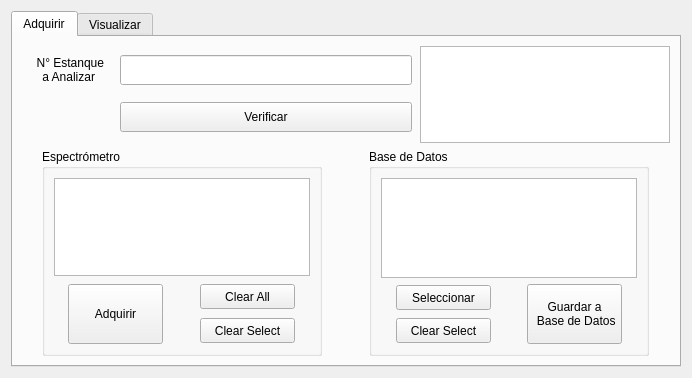
<?xml version="1.0" encoding="UTF-8"?>
<ui version="4.0">
 <author>Lalo</author>
 <class>ReadSaveData</class>
 <widget class="QWidget" name="ReadSaveData">
  <property name="geometry">
   <rect>
    <x>0</x>
    <y>0</y>
    <width>692</width>
    <height>378</height>
   </rect>
  </property>
  <property name="minimumSize">
   <size>
    <width>550</width>
    <height>350</height>
   </size>
  </property>
  <property name="windowTitle">
   <string>Adquisición y Visualización Espectros</string>
  </property>
  <layout class="QHBoxLayout" name="horizontalLayout_2">
   <item>
    <widget class="QTabWidget" name="Tabs">
     <property name="minimumSize">
      <size>
       <width>450</width>
       <height>300</height>
      </size>
     </property>
     <property name="currentIndex">
      <number>0</number>
     </property>
     <widget class="QWidget" name="Adquirir">
      <property name="minimumSize">
       <size>
        <width>400</width>
        <height>300</height>
       </size>
      </property>
      <attribute name="title">
       <string>Adquirir</string>
      </attribute>
      <layout class="QVBoxLayout" name="verticalLayout_5">
       <item>
        <layout class="QVBoxLayout" name="verticalLayout_2">
         <property name="spacing">
          <number>8</number>
         </property>
         <item>
          <layout class="QHBoxLayout" name="horizontalLayout">
           <property name="spacing">
            <number>8</number>
           </property>
           <item>
            <layout class="QVBoxLayout" name="verticalLayout_4">
             <item>
              <layout class="QHBoxLayout" name="horizontalLayout_4">
               <property name="spacing">
                <number>8</number>
               </property>
               <item>
                <widget class="QLabel" name="label_estanque">
                 <property name="minimumSize">
                  <size>
                   <width>90</width>
                   <height>30</height>
                  </size>
                 </property>
                 <property name="maximumSize">
                  <size>
                   <width>90</width>
                   <height>30</height>
                  </size>
                 </property>
                 <property name="text">
                  <string>  N° Estanque 
 a Analizar</string>
                 </property>
                 <property name="alignment">
                  <set>Qt::AlignCenter</set>
                 </property>
                </widget>
               </item>
               <item>
                <widget class="QLineEdit" name="linedit_estanquein">
                 <property name="minimumSize">
                  <size>
                   <width>150</width>
                   <height>30</height>
                  </size>
                 </property>
                 <property name="maximumSize">
                  <size>
                   <width>350</width>
                   <height>30</height>
                  </size>
                 </property>
                </widget>
               </item>
              </layout>
             </item>
             <item>
              <layout class="QHBoxLayout" name="horizontalLayout_6">
               <item>
                <widget class="QLabel" name="label">
                 <property name="minimumSize">
                  <size>
                   <width>90</width>
                   <height>30</height>
                  </size>
                 </property>
                 <property name="maximumSize">
                  <size>
                   <width>90</width>
                   <height>30</height>
                  </size>
                 </property>
                 <property name="text">
                  <string/>
                 </property>
                </widget>
               </item>
               <item>
                <widget class="QPushButton" name="boton_estado">
                 <property name="minimumSize">
                  <size>
                   <width>150</width>
                   <height>30</height>
                  </size>
                 </property>
                 <property name="maximumSize">
                  <size>
                   <width>350</width>
                   <height>30</height>
                  </size>
                 </property>
                 <property name="text">
                  <string>Verificar</string>
                 </property>
                </widget>
               </item>
              </layout>
             </item>
            </layout>
           </item>
           <item>
            <layout class="QVBoxLayout" name="verticalLayout_3">
             <item>
              <widget class="QTextBrowser" name="display_estanques">
               <property name="minimumSize">
                <size>
                 <width>195</width>
                 <height>90</height>
                </size>
               </property>
               <property name="maximumSize">
                <size>
                 <width>250</width>
                 <height>150</height>
                </size>
               </property>
              </widget>
             </item>
            </layout>
           </item>
          </layout>
         </item>
        </layout>
       </item>
       <item>
        <layout class="QVBoxLayout" name="verticalLayout_8">
         <item>
          <layout class="QHBoxLayout" name="horizontalLayout_8">
           <item alignment="Qt::AlignHCenter">
            <widget class="QGroupBox" name="groupBox">
             <property name="minimumSize">
              <size>
               <width>100</width>
               <height>200</height>
              </size>
             </property>
             <property name="title">
              <string>Espectrómetro</string>
             </property>
             <layout class="QVBoxLayout" name="verticalLayout_13">
              <item>
               <layout class="QVBoxLayout" name="verticalLayout_7">
                <property name="spacing">
                 <number>8</number>
                </property>
                <item>
                 <layout class="QVBoxLayout" name="verticalLayout_9">
                  <property name="spacing">
                   <number>8</number>
                  </property>
                  <item alignment="Qt::AlignHCenter">
                   <widget class="QListView" name="listview_read">
                    <property name="minimumSize">
                     <size>
                      <width>220</width>
                      <height>70</height>
                     </size>
                    </property>
                    <property name="maximumSize">
                     <size>
                      <width>1500</width>
                      <height>150</height>
                     </size>
                    </property>
                   </widget>
                  </item>
                 </layout>
                </item>
                <item>
                 <layout class="QHBoxLayout" name="horizontalLayout_7">
                  <item>
                   <layout class="QVBoxLayout" name="verticalLayout_14">
                    <item alignment="Qt::AlignHCenter|Qt::AlignVCenter">
                     <widget class="QPushButton" name="boton_load">
                      <property name="minimumSize">
                       <size>
                        <width>95</width>
                        <height>60</height>
                       </size>
                      </property>
                      <property name="maximumSize">
                       <size>
                        <width>95</width>
                        <height>70</height>
                       </size>
                      </property>
                      <property name="text">
                       <string>Adquirir</string>
                      </property>
                     </widget>
                    </item>
                   </layout>
                  </item>
                  <item>
                   <layout class="QVBoxLayout" name="verticalLayout_12">
                    <item alignment="Qt::AlignHCenter|Qt::AlignVCenter">
                     <widget class="QPushButton" name="boton_clearall">
                      <property name="minimumSize">
                       <size>
                        <width>95</width>
                        <height>25</height>
                       </size>
                      </property>
                      <property name="maximumSize">
                       <size>
                        <width>140</width>
                        <height>30</height>
                       </size>
                      </property>
                      <property name="text">
                       <string>Clear All</string>
                      </property>
                     </widget>
                    </item>
                    <item alignment="Qt::AlignHCenter|Qt::AlignVCenter">
                     <widget class="QPushButton" name="boton_clearselect">
                      <property name="minimumSize">
                       <size>
                        <width>95</width>
                        <height>25</height>
                       </size>
                      </property>
                      <property name="maximumSize">
                       <size>
                        <width>140</width>
                        <height>30</height>
                       </size>
                      </property>
                      <property name="text">
                       <string>Clear Select</string>
                      </property>
                     </widget>
                    </item>
                   </layout>
                  </item>
                 </layout>
                </item>
               </layout>
              </item>
             </layout>
            </widget>
           </item>
           <item alignment="Qt::AlignHCenter">
            <widget class="QGroupBox" name="groupBox_2">
             <property name="minimumSize">
              <size>
               <width>100</width>
               <height>200</height>
              </size>
             </property>
             <property name="title">
              <string>Base de Datos</string>
             </property>
             <layout class="QVBoxLayout" name="verticalLayout_17">
              <item>
               <layout class="QVBoxLayout" name="verticalLayout_10">
                <item>
                 <layout class="QVBoxLayout" name="verticalLayout_15">
                  <item>
                   <widget class="QListView" name="listview_save">
                    <property name="minimumSize">
                     <size>
                      <width>220</width>
                      <height>70</height>
                     </size>
                    </property>
                    <property name="maximumSize">
                     <size>
                      <width>1500</width>
                      <height>150</height>
                     </size>
                    </property>
                   </widget>
                  </item>
                 </layout>
                </item>
                <item>
                 <layout class="QHBoxLayout" name="horizontalLayout_9">
                  <item>
                   <layout class="QVBoxLayout" name="verticalLayout_20">
                    <item alignment="Qt::AlignHCenter|Qt::AlignVCenter">
                     <widget class="QPushButton" name="boton_selecttosave">
                      <property name="minimumSize">
                       <size>
                        <width>95</width>
                        <height>25</height>
                       </size>
                      </property>
                      <property name="maximumSize">
                       <size>
                        <width>140</width>
                        <height>30</height>
                       </size>
                      </property>
                      <property name="text">
                       <string>Seleccionar</string>
                      </property>
                     </widget>
                    </item>
                    <item alignment="Qt::AlignHCenter|Qt::AlignVCenter">
                     <widget class="QPushButton" name="boton_clearsave">
                      <property name="minimumSize">
                       <size>
                        <width>95</width>
                        <height>25</height>
                       </size>
                      </property>
                      <property name="maximumSize">
                       <size>
                        <width>140</width>
                        <height>30</height>
                       </size>
                      </property>
                      <property name="text">
                       <string>Clear Select</string>
                      </property>
                     </widget>
                    </item>
                   </layout>
                  </item>
                  <item>
                   <layout class="QVBoxLayout" name="verticalLayout_16">
                    <item alignment="Qt::AlignHCenter">
                     <widget class="QPushButton" name="boton_save">
                      <property name="minimumSize">
                       <size>
                        <width>95</width>
                        <height>60</height>
                       </size>
                      </property>
                      <property name="maximumSize">
                       <size>
                        <width>95</width>
                        <height>70</height>
                       </size>
                      </property>
                      <property name="text">
                       <string>Guardar a
 Base de Datos</string>
                      </property>
                     </widget>
                    </item>
                   </layout>
                  </item>
                 </layout>
                </item>
               </layout>
              </item>
             </layout>
            </widget>
           </item>
          </layout>
         </item>
        </layout>
       </item>
      </layout>
     </widget>
     <widget class="QWidget" name="Visualizar">
      <property name="minimumSize">
       <size>
        <width>400</width>
        <height>300</height>
       </size>
      </property>
      <attribute name="title">
       <string>Visualizar</string>
      </attribute>
      <layout class="QVBoxLayout" name="verticalLayout">
       <item>
        <layout class="QVBoxLayout" name="verticalLayout_6">
         <property name="spacing">
          <number>8</number>
         </property>
         <item>
          <layout class="QHBoxLayout" name="horizontalLayout_5">
           <item>
            <widget class="QLabel" name="label_comboboxplot">
             <property name="minimumSize">
              <size>
               <width>120</width>
               <height>25</height>
              </size>
             </property>
             <property name="maximumSize">
              <size>
               <width>100</width>
               <height>25</height>
              </size>
             </property>
             <property name="text">
              <string>Espectros Adquiridos</string>
             </property>
            </widget>
           </item>
           <item>
            <widget class="QComboBox" name="combobox_plot">
             <property name="minimumSize">
              <size>
               <width>340</width>
               <height>25</height>
              </size>
             </property>
             <property name="maximumSize">
              <size>
               <width>1000</width>
               <height>25</height>
              </size>
             </property>
            </widget>
           </item>
          </layout>
         </item>
        </layout>
       </item>
       <item>
        <layout class="QVBoxLayout" name="verticalLayout_18">
         <item>
          <layout class="QVBoxLayout" name="verticalLayout_19">
           <item>
            <widget class="QLabel" name="label_3">
             <property name="minimumSize">
              <size>
               <width>250</width>
               <height>25</height>
              </size>
             </property>
             <property name="maximumSize">
              <size>
               <width>400</width>
               <height>25</height>
              </size>
             </property>
             <property name="text">
              <string>TextLabel</string>
             </property>
            </widget>
           </item>
           <item>
            <widget class="QGraphicsView" name="graphics_view">
             <property name="minimumSize">
              <size>
               <width>450</width>
               <height>145</height>
              </size>
             </property>
            </widget>
           </item>
          </layout>
         </item>
        </layout>
       </item>
      </layout>
     </widget>
    </widget>
   </item>
  </layout>
 </widget>
 <resources/>
 <connections/>
</ui>
